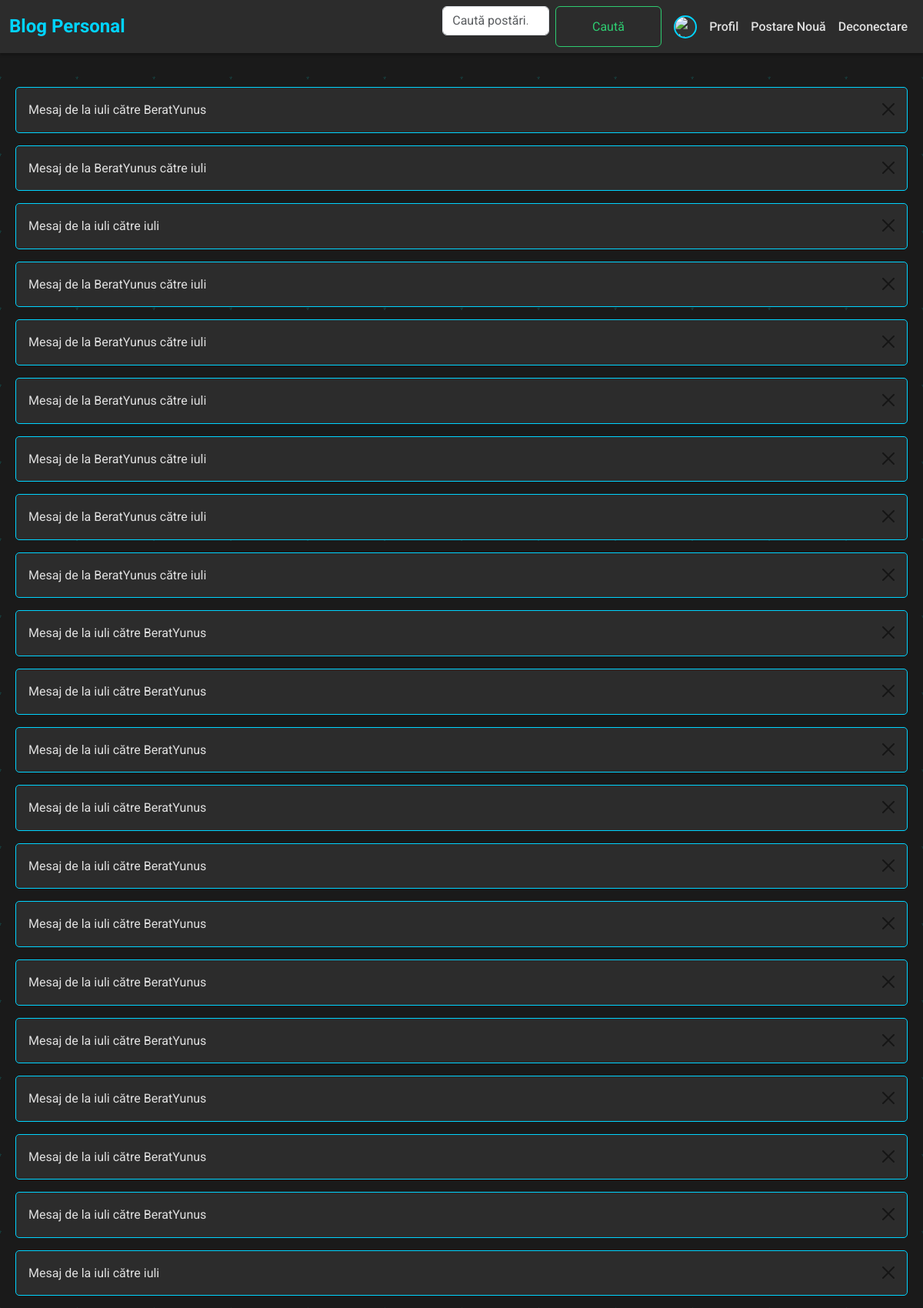
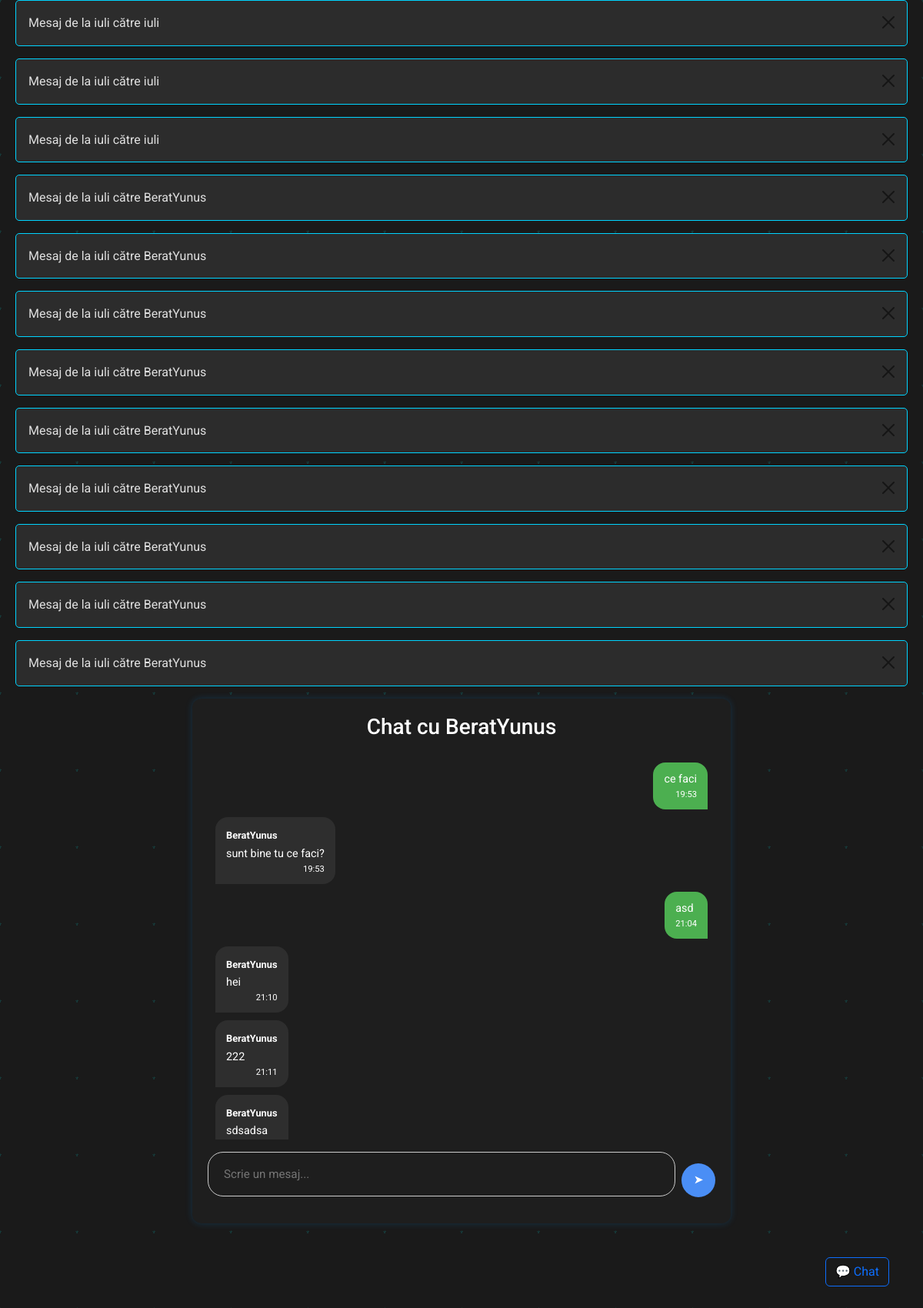
Screenshot of /chat/BeratYunus/ (signed in, upper part) with the database file from the repository (2 pictures, top to bottom).
### blog/models.py (models this page shows)
class Message(models.Model):
    sender = models.ForeignKey(User, on_delete=models.CASCADE, related_name='sent_messages')
    receiver = models.ForeignKey(User, on_delete=models.CASCADE, related_name='received_messages')
    content = models.TextField()
    timestamp = models.DateTimeField(auto_now_add=True)
    is_read = models.BooleanField(default=False)
    def __str__(self):
        return f'Mesaj de la {self.sender.username} către {self.receiver.username}'

### blog/views.py (the view)
# urls.py: path('chat/<str:username>/', views.chat_detail, name='chat_detail'),
@login_required
def chat_detail(request, username):
    receiver = get_object_or_404(User, username=username)
    messages = Message.objects.filter(
        sender__in=[request.user, receiver],
        receiver__in=[request.user, receiver]
    ).order_by('timestamp')
    if request.method == 'POST':
        content = request.POST.get('content')
        if content:
            Message.objects.create(sender=request.user, receiver=receiver, content=content)
            return redirect('chat_detail', username=receiver.username)
    return render(request, 'chat/chat_detail.html', {'receiver': receiver, 'messages': messages})

### templates/chat/chat_detail.html (shortened to what this page needs)
{% extends 'base.html' %}
{% block content %}
<div style="max-width: 700px; margin: 0 auto; background-color: #1e1e1e; border-radius: 12px; padding: 20px; box-shadow: 0 0 10px rgba(0, 150, 255, 0.2);">
    <h3 style="color: #fff; text-align: center; margin-bottom: 20px;">Chat cu {{ receiver.username }}</h3>
    <div style="max-height: 500px; overflow-y: auto; padding: 10px; display: flex; flex-direction: column; gap: 10px;">
        {% for message in messages %}
            {% if message.sender == request.user %}
                <div style="align-self: flex-end; background-color: #4caf50; color: white; padding: 10px 14px; border-radius: 16px 16px 0 16px; max-width: 70%;">
                    <div style="font-size: 0.9rem;">{{ message.content }}</div>
                    <div style="font-size: 0.7rem; text-align: right;">{{ message.timestamp|date:"H:i" }}</div>
                </div>
            {% else %}
                <div style="align-self: flex-start; background-color: #2e2e2e; color: white; padding: 10px 14px; border-radius: 16px 16px 16px 0; max-width: 70%;">
                    <strong style="font-size: 0.8rem;">{{ message.sender.username }}</strong><br>
                    <div style="font-size: 0.9rem;">{{ message.content }}</div>
                    <div style="font-size: 0.7rem; text-align: right;">{{ message.timestamp|date:"H:i" }}</div>
                </div>
            {% endif %}
        {% endfor %}
    </div>
<form method="post" style="display: flex; align-items: center; gap: 8px; margin-top: 1rem;">
  <input type="text" name="content"
         placeholder="Scrie un mesaj..."
         style="flex: 1;
                padding: 16px 20px;
                border-radius: 20px;
                border: 1px solid #ccc;
                background-color: #1e1e1e;
                color: #fff;
                font-size: 0.95rem;">
  <button type="submit"
          style="width: 44px;
                 height: 44px;
                 background-color: #4a8ef5;
                 color: white;
                 border: none;
                 border-radius: 50%;
                 font-size: 0.85rem;
                 font-weight: bold;
                 cursor: pointer;
                 display: flex;
                 align-items: center;
                 justify-content: center;">
    ➤
  </button>
</form>
</div>
<div id="chatMessages" style="max-height: 500px; overflow-y: auto; padding: 10px; display: flex; flex-direction: column; gap: 10px;">
{% endblock %}

### templates/base.html (shortened to what this page needs)
<!DOCTYPE html>
{% load static %}
<html lang="ro">
<head>
    <link href="https://cdn.jsdelivr.net/npm/bootstrap@5.3.0/dist/css/bootstrap.min.css" rel="stylesheet">
    <link rel="stylesheet" href="{% static 'css/style.css' %}">
    <link rel="stylesheet" href="{% static 'css/fix_author_styles.css' %}">
    <link rel="stylesheet" href="{% static 'css/animated_hero.css' %}">
</head>
<body>
    <nav class="navbar navbar-expand-lg navbar-light">
        <div class="container-fluid">
            <a class="navbar-brand" href="{% url 'home' %}">Blog Personal</a>
            <div class="collapse navbar-collapse" id="navbarNav">
                <form class="d-flex me-3" action="{% url 'search_posts' %}" method="get">
                    <input class="form-control me-2" type="search" name="q" placeholder="Caută postări..." aria-label="Caută">
                    <button class="btn btn-outline-success" type="submit">Caută</button>
                </form>
                <ul class="navbar-nav">
                    {% if user.is_authenticated and user.username %}
                        <li class="nav-item d-flex align-items-center">
                            {% if user.profile.avatar %}
                                <img src="{{ user.profile.avatar.url }}" alt="{{ user.username }}" class="rounded-circle me-2" style="width: 30px; height: 30px;">
                            {% else %}
                                <img src="{% static 'images/default_avatar.png' %}" alt="Avatar implicit" class="rounded-circle me-2" style="width: 30px; height: 30px;">
                            {% endif %}
                            <a class="nav-link" href="{% url 'profile_view' username=user.username %}">Profil</a>
                        </li>
                        <li class="nav-item"><a class="nav-link" href="{% url 'post_create' %}">Postare Nouă</a></li>
                        <li class="nav-item"><a class="nav-link" href="{% url 'logout' %}">Deconectare</a></li>
                    {% else %}
                        <li class="nav-item"><a class="nav-link" href="{% url 'login' %}">Autentificare</a></li>
                        <li class="nav-item"><a class="nav-link" href="{% url 'register' %}">Înregistrare</a></li>
                    {% endif %}
                </ul>
            </div>
        </div>
    </nav>
    <div class="container mt-4">
        {% if messages %}
            {% for message in messages %}
                <div class="alert alert-{{ message.tags }} alert-dismissible fade show" role="alert">
                    {{ message }}
                    <button type="button" class="btn-close" data-bs-dismiss="alert" aria-label="Închide"></button>
                </div>
            {% endfor %}
        {% endif %}
        {% block content %}{% endblock %}
    </div>
    <div class="text-end me-4 mt-4">
        <a href="{% url 'chat_users' %}" class="btn btn-outline-primary">💬 Chat</a>
    </div>
</body>
</html>

### static/css/style.css (style rules this page uses)
body { font-family: 'Segoe UI', sans-serif; background-color: #121212; color: #ffffff; margin: 0; padding: 0; transition: background-color 0.3s ease, color 0.3s ease; }
body { font-family: 'Roboto', sans-serif; background-color: #1a1a1a; color: #e0e0e0; line-height: 1.6; }
.navbar { background-color: #2c2c2c; box-shadow: 0 2px 4px rgba(0, 0, 0, 0.3); }
.navbar-brand { font-weight: 700; font-size: 1.5rem; color: #00d4ff; }
.navbar-nav .nav-link { color: #e0e0e0; font-weight: 500; transition: color 0.3s ease; }
.container { max-width: 1200px; margin: 0 auto; padding: 20px; }
.btn-outline-success { border-color: #2ecc71; color: #2ecc71; }
.rounded-circle { border: 2px solid #00d4ff; object-fit: cover; background-color: #333; }
.alert { background-color: #2c2c2c; color: #e0e0e0; border: 1px solid #00d4ff; border-radius: 5px; }
form input, form textarea { background-color: #333; color: #e0e0e0; border: 1px solid #00d4ff; border-radius: 5px; padding: 10px; width: 100%; margin-bottom: 15px; }
form button { width: 100%; padding: 10px; font-weight: 500; }
body { --hero-title-color: #ffffff; --hero-sub-color: #cccccc; }
body { transition: background-color 0.5s ease, color 0.5s ease; }
body *, body *::before, body *::after { transition: all 0.4s ease; }
body::before { content: ""; position: fixed; top: 0; left: 0; width: 100%; height: 100%; z-index: -1; pointer-events: none; opacity: 0; background: linear-gradient(120deg, rgba(0, 255, 255, 0.2) 2px, transparent 2px), linear-gradient(240deg, rgba(0, 195, 255, 0.15) 2px, transparent 2px), linear-gradient(60deg, rgba(0, 255, 170, 0.1) 1px, transparent 1px); background-size: 100px 100px; background-repeat: repeat; animation: moveNeonLines 12s linear infinite; transition: opacity 0.8s ease, background-size 0.5s ease; filter: brightness(1.2) saturate(1.5); }
body:not(.light-mode)::before { opacity: 0.7; }

### static/css/fix_author_styles.css (style rules this page uses)
:root { --text-color-light: #111; --text-color-dark: #fff; --badge-bg-light: #eee; --badge-bg-dark: #333; }

### rows the page displays
Message: sender+receiver "Mesaj de la iuli către BeratYunus", content "ce faci", timestamp "19:53"
Message: sender+receiver "Mesaj de la BeratYunus către iuli", sender.username "BeratYunus", content "sunt bine tu ce faci?", timestamp "19:53"
Message: sender+receiver "Mesaj de la iuli către iuli", content "asd", timestamp "21:04"
Message: sender+receiver "Mesaj de la BeratYunus către iuli", sender.username "BeratYunus", content "hei", timestamp "21:10"
Message: sender+receiver "Mesaj de la BeratYunus către iuli", sender.username "BeratYunus", content "222", timestamp "21:11"
Message: sender+receiver "Mesaj de la BeratYunus către iuli", sender.username "BeratYunus", content "sdsadsa"
Message: sender+receiver "Mesaj de la BeratYunus către iuli"
Message: sender+receiver "Mesaj de la BeratYunus către iuli"
Message: sender+receiver "Mesaj de la BeratYunus către iuli"
Message: sender+receiver "Mesaj de la iuli către BeratYunus"
Message: sender+receiver "Mesaj de la iuli către BeratYunus"
Message: sender+receiver "Mesaj de la iuli către BeratYunus"
Message: sender+receiver "Mesaj de la iuli către BeratYunus"
Message: sender+receiver "Mesaj de la iuli către BeratYunus"
Message: sender+receiver "Mesaj de la iuli către BeratYunus"
Message: sender+receiver "Mesaj de la iuli către BeratYunus"
Message: sender+receiver "Mesaj de la iuli către BeratYunus"
Message: sender+receiver "Mesaj de la iuli către BeratYunus"
Message: sender+receiver "Mesaj de la iuli către BeratYunus"
Message: sender+receiver "Mesaj de la iuli către BeratYunus"
Message: sender+receiver "Mesaj de la iuli către iuli"
Message: sender+receiver "Mesaj de la iuli către iuli"
Message: sender+receiver "Mesaj de la iuli către iuli"
Message: sender+receiver "Mesaj de la iuli către iuli"
Message: sender+receiver "Mesaj de la iuli către BeratYunus"
Message: sender+receiver "Mesaj de la iuli către BeratYunus"
Message: sender+receiver "Mesaj de la iuli către BeratYunus"
Message: sender+receiver "Mesaj de la iuli către BeratYunus"
Message: sender+receiver "Mesaj de la iuli către BeratYunus"
Message: sender+receiver "Mesaj de la iuli către BeratYunus"
Message: sender+receiver "Mesaj de la iuli către BeratYunus"
Message: sender+receiver "Mesaj de la iuli către BeratYunus"
Message: sender+receiver "Mesaj de la iuli către BeratYunus"

### other values shown
{{ receiver.username }} "BeratYunus"
